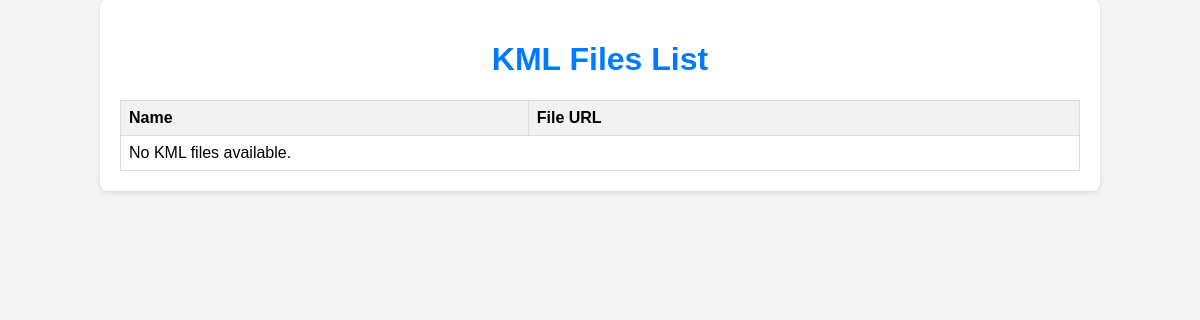
Page /kml-files/ on the earlier database version.
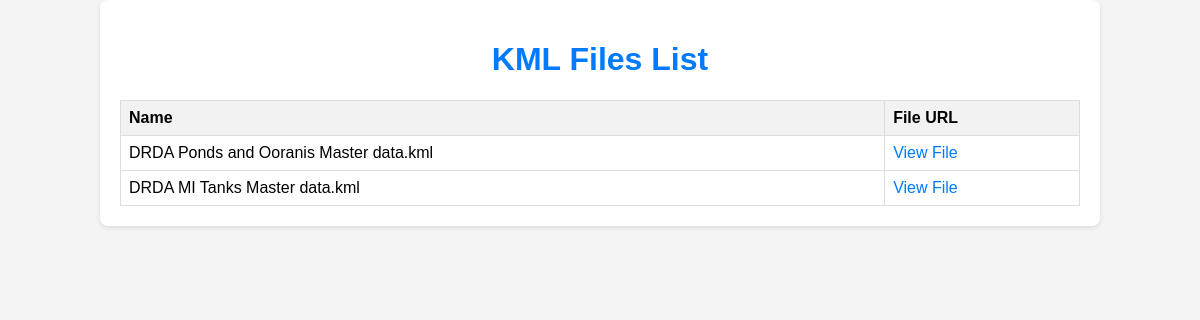
Same page on the later database version.
### waterbodies_app/models.py (models this page shows, shortened)
class KMLFilesz(models.Model):
    name = models.CharField(max_length=255)
    kml_file = models.FileField(upload_to='kml_files/')
    original_kmz_file = models.FileField(upload_to='kmz_files/', null=True, blank=True)
    uploaded_at = models.DateTimeField(auto_now_add=True)

### waterbodies_app/views.py (the view)
# urls.py: path('kml-files/', kml_files_list, name='kml_files_list'),
def kml_files_list(request):
    fs = FileSystemStorage()
    kml_files = KMLFilesz.objects.all()
    kml_files_data = []
    for kml in kml_files:
        kml_files_data.append({
            'name': kml.name,
            'file_url': fs.url(kml.kml_file.name)
        })
    return render(request, 'kml_files_list.html', {'kml_files_data': kml_files_data})

### templates/kml_files_list.html (shortened to what this page needs)
<!DOCTYPE html>
<html>
<head>
</head>
<body>
    <div class="container">
        <h1>KML Files List</h1>
        <table>
            <thead>
                <tr>
                    <th>Name</th>
                    <th>File URL</th>
                </tr>
            </thead>
            <tbody>
                {% for kml in kml_files_data %}
                <tr>
                    <td>{{ kml.name }}</td>
                    <td><a href="{{ kml.file_url }}" target="_blank">View File</a></td>
                </tr>
                {% empty %}
                <tr>
                    <td colspan="2">No KML files available.</td>
                </tr>
                {% endfor %}
            </tbody>
        </table>
    </div>
</body>
</html>

### templates/kml_files_list.html (style rules this page uses)
body { font-family: Arial, sans-serif; margin: 0; padding: 0; background-color: #f4f4f4; }
.container { width: 80%; margin: auto; padding: 20px; background: #fff; border-radius: 8px; box-shadow: 0 2px 5px rgba(0,0,0,0.1); }
h1 { text-align: center; color: #007bff; }
table { width: 100%; border-collapse: collapse; margin-top: 20px; }
table, th, td { border: 1px solid #ddd; }
th, td { padding: 8px; text-align: left; }
th { background-color: #f2f2f2; font-weight: bold; }
td a { color: #007bff; text-decoration: none; }

Differences in the rows shown:
added KMLFilesz: name "DRDA Ponds and Ooranis Master data.kml"
added KMLFilesz: name "DRDA MI Tanks Master data.kml"
Other differences:
new list line: "View File"
text no longer shown: "No KML files available."
